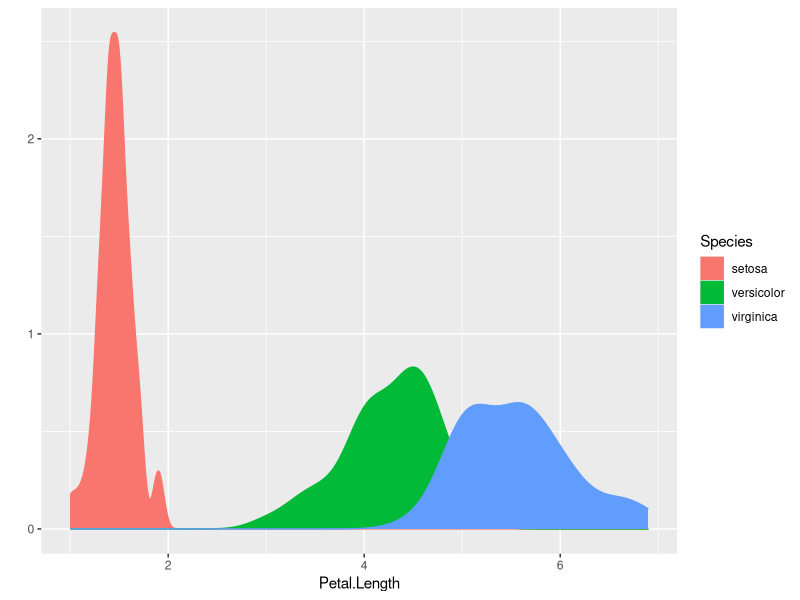
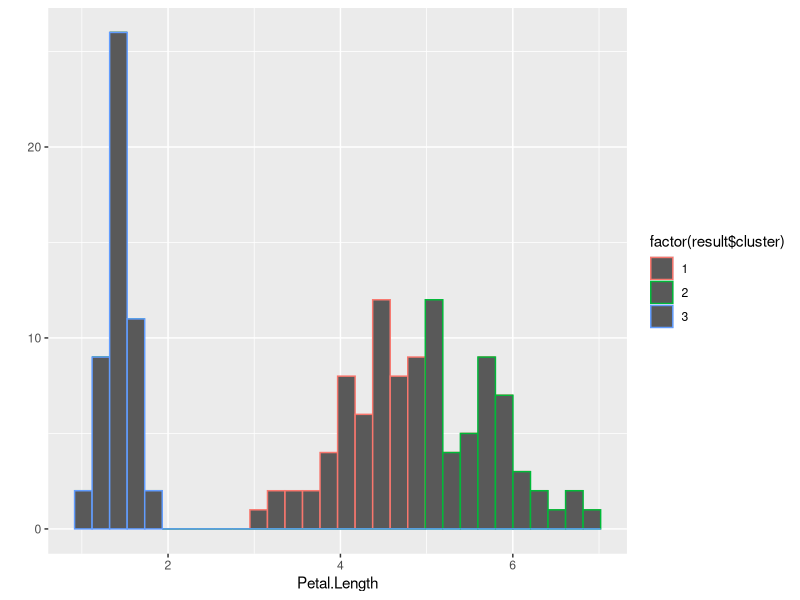

Reproduce these figures in R, in order.
# CLUSTERING IRIS.R
#
#
# Version:
#
# Date:
# Author:
#
#TOC> ==========================================================================
#TOC>
#TOC>   Section  Title                                            Line
#TOC> --------------------------------------------------------------------------
#TOC>   1        Packages
#TOC>   2        Dataset exploration
#TOC>   3        Clustering
#TOC>   4        Multidimensional clustering
#TOC> ==========================================================================

# ====    1  Packages  =========================================================

if (!require(ggplot2, quietly = TRUE)) {
  install.packages("ggplot2")
  library(ggplot2)
}

# ====    2 Dataset exploration  ===============================================

my_data <- iris

# Let's explore the dataset
str(my_data)

summary(my_data$Petal.Length)

# Let's explore the distribution of petal length across the different species

qplot(
  Petal.Length,
  data = my_data,
  geom = 'density',
  color = Species,
  fill = Species
)

# ====    3 Clustering  ========================================================

# Can we exctract the different species into clusters using petal length?

my_data2 <- my_data[,"Petal.Length"]

num_clusters <- 3

set.seed(1234)

result <- kmeans(my_data2, num_clusters, nstart = 20)


# Let's see how the original species have been assigned into clusters

table(result$cluster, my_data$Species)

# Let's plot sepal lenght per cluster
qplot(Petal.Length,
      data = my_data,
      color = factor(result$cluster))



# ====    4 Multidimensional clustering  =======================================

# Can we exctract the different species into clusters using 2 attributes?



# Let's plot sepal lenght and petal width per cluster


